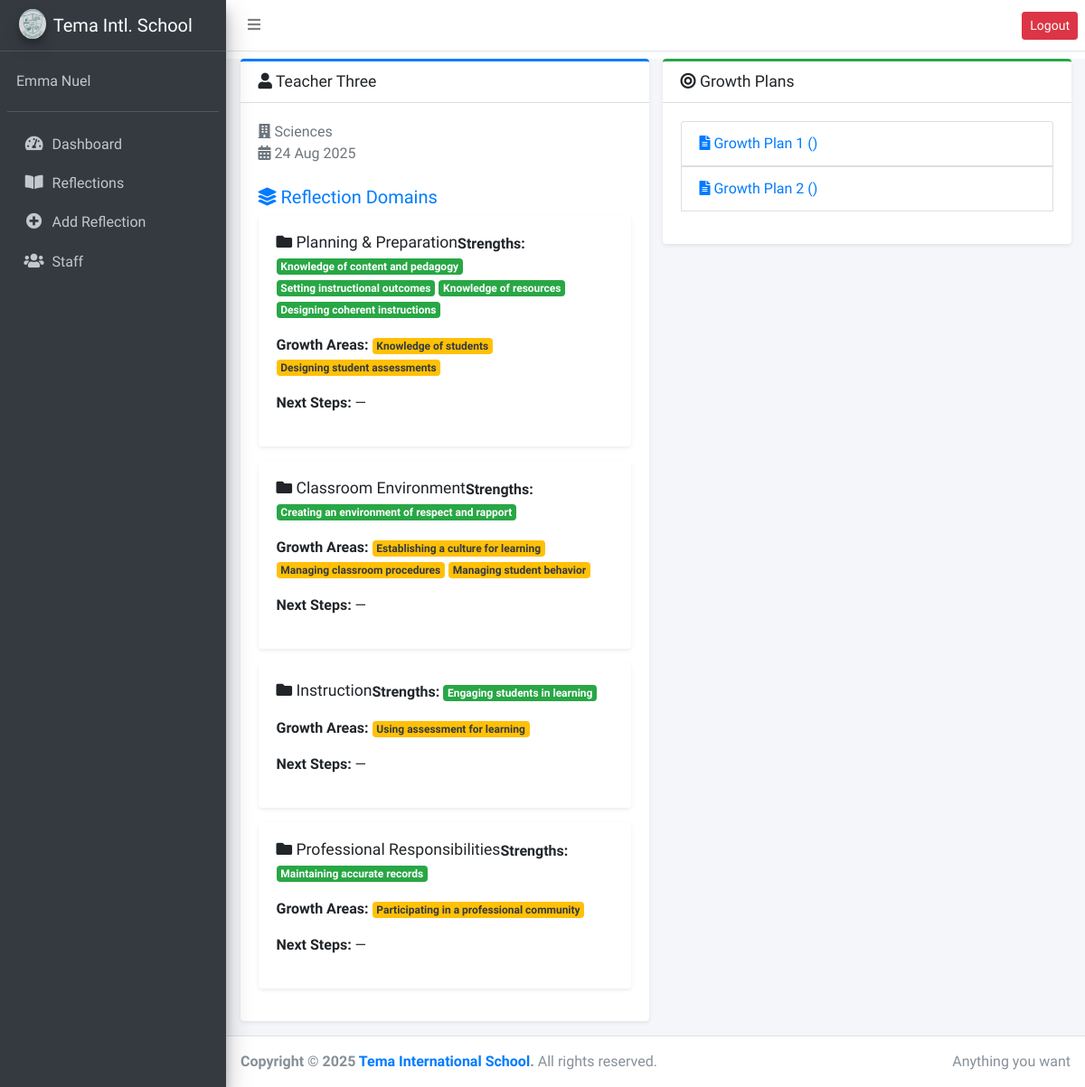
The page /reflections/11/ (signed in) on the database its author committed.
### accounts/models.py (models this page shows, shortened)
class CustomUser(AbstractBaseUser, PermissionsMixin):
    email = models.EmailField(unique=True)
    is_active = models.BooleanField(default=True)
    is_staff = models.BooleanField(default=False)
    is_admin = models.BooleanField(default=False)
    USERNAME_FIELD = "email"
    REQUIRED_FIELDS = []
    objects = CustomUserManager()

class Staff(models.Model):
    user = models.OneToOneField(
        settings.AUTH_USER_MODEL,
        on_delete=models.CASCADE,
        related_name="staff",
    )
    fname = models.CharField(max_length=50)
    mname = models.CharField(max_length=50, null=True, blank=True)
    lname = models.CharField(max_length=50)
    staff_id = models.CharField(max_length=50, unique=True)
    role = models.ForeignKey(
        "Role", related_name="staff_roles", on_delete=models.CASCADE, null=True, blank=True
    )
    department = models.ForeignKey(
        "Department", related_name="staff_members", on_delete=models.CASCADE
    )
    date_added = models.DateTimeField(auto_now_add=True)
    is_active = models.BooleanField(default=True)
    is_hod = models.BooleanField(default=False)
    is_pc = models.BooleanField(default=False, help_text="Program Coordinator")
    is_vp = models.BooleanField(default=False, help_text="Vice Principal")
    class Meta:
        ordering = ["fname", "lname"]
        indexes = [
            models.Index(fields=["user"]),
        ]
    def __str__(self):
        return f"{self.fname} {self.mname or ''} {self.lname}"

class Department(models.Model):
    name = models.CharField(unique=True, max_length=150)
    def __str__(self):
        return self.name

### perf/models.py (models this page shows, shortened)
class SelfReflection(models.Model):
    teacher = models.ForeignKey(
        Teacher, on_delete=models.CASCADE, related_name="reflections"
    )
    date_created = models.DateTimeField(auto_now_add=True)

class ReflectionDomain(models.Model):
    reflection = models.ForeignKey(
        SelfReflection, on_delete=models.CASCADE, related_name="reflection_domains"
    )
    domain = models.ForeignKey(Domain, on_delete=models.CASCADE)
    strengths = models.ManyToManyField(
        Component, related_name="strength_reflections", blank=True
    )
    growths = models.ManyToManyField(
        Component, related_name="growth_reflections", blank=True
    )
    next_steps = models.TextField(blank=True, null=True)
    class Meta:
        constraints = [
            models.UniqueConstraint(
                fields=["reflection", "domain"], name="unique_reflection_domain"
            )
        ]

class Domain(models.Model):
    name = models.CharField(max_length=200)
    role = models.ForeignKey(Role, on_delete=models.SET_NULL, null=True, blank=True)

class Component(models.Model):
    domain = models.ForeignKey(
        Domain, on_delete=models.CASCADE, related_name="components"
    )
    name = models.CharField(max_length=200)

class GrowthPlan(models.Model):
    reflection = models.ForeignKey(
        SelfReflection, on_delete=models.CASCADE, related_name="growth_plans"
    )
    academic_year = models.ForeignKey(AcademicYear, on_delete=models.CASCADE)
    goal_statement = models.TextField()
    components_addressed = models.ManyToManyField(
        Component, related_name="growth_plans"
    )
    indicators_of_success = models.TextField()
    actions = models.TextField()
    timelines = models.CharField(max_length=150)
    resources = models.TextField(blank=True, null=True)
    evaluator_name = models.CharField(max_length=200)
    date = models.DateField()

### perf/views.py (the view)
# urls.py: path("reflections/<int:pk>/", reflection_detail, name="reflection_detail"),
@login_required
def reflection_detail(request, pk):
    reflection = get_object_or_404(SelfReflection, pk=pk)
    staff = getattr(request.user, "staff", None)
    is_hod = staff and staff.is_hod
    is_pc = staff and staff.is_pc
    is_prin = staff and staff.is_vp  # your field is is_vp, but saving to prin_comment
    if request.method == "POST" and (is_hod or is_pc or is_prin):
        growth_plan_id = request.POST.get("growth_plan_id")
        growth_plan = get_object_or_404(GrowthPlan, pk=growth_plan_id)
        observation, created = Observation.objects.get_or_create(
            growth_plan=growth_plan
        )
        form = ObservationForm(request.POST, instance=observation)
        if form.is_valid():
            obs = form.save(commit=False)  # get instance but don't overwrite yet
            existing_obs = Observation.objects.get(pk=obs.pk)  # get current DB version
            if is_hod:
                obs.hod_comment = form.cleaned_data.get(
                    "hod_comment", existing_obs.hod_comment
                )
                obs.coordinator_comment = existing_obs.coordinator_comment
                obs.prin_comment = existing_obs.prin_comment
            elif is_pc:
                obs.coordinator_comment = form.cleaned_data.get(
                    "coordinator_comment", existing_obs.coordinator_comment
                )
                obs.hod_comment = existing_obs.hod_comment
                obs.prin_comment = existing_obs.prin_comment
            elif is_prin:  # principal / vice principal
                obs.prin_comment = form.cleaned_data.get(
                    "prin_comment", existing_obs.prin_comment
                )
                obs.hod_comment = existing_obs.hod_comment
                obs.coordinator_comment = existing_obs.coordinator_comment
            obs.save()
            return redirect("reflection_detail", pk=reflection.pk)
    else:
        form = ObservationForm()
    return render(
        request,
        "reflections/reflection_detail.html",
        {
            "reflection": reflection,
            "form": form,
            "is_hod": is_hod,
            "is_pc": is_pc,
            "is_prin": is_prin,
        },
    )

### perf/templates/reflections/reflection_detail.html (shortened to what this page needs)
{% extends "base.html" %}
{% load crispy_forms_tags static %}
{% block content %}
<div class="row">
  <div class="col-12 col-lg-6">
    <div class="card card-primary card-outline shadow-sm">
      <div class="card-header">
        <h3 class="card-title">
          <i class="fas fa-user"></i> {{ reflection.teacher }}
        </h3>
      </div>
      <div class="card-body">
        <p class="text-muted">
          <i class="fas fa-building"></i> {{ reflection.teacher.department }} <br>
          <i class="fas fa-calendar-alt"></i> {{ reflection.date_created|date:"d M Y" }}
        </p>
        <h5 class="mt-4 text-primary"><i class="fas fa-layer-group"></i> Reflection Domains</h5>
        {% if reflection.reflection_domains.all %}
          {% for rd in reflection.reflection_domains.all %}
            <div class="card card-light shadow-sm mb-3">
              <div class="card-body">
                <h6 class="card-title"><i class="fas fa-folder"></i> {{ rd.domain.name }}</h6>
                <p><strong>Strengths:</strong>
                  {% if rd.strengths.all %}
                    {% for s in rd.strengths.all %}
                      <span class="badge badge-success">{{ s.name }}</span>
                    {% endfor %}
                  {% else %}
                    <em class="text-muted">—</em>
                  {% endif %}
                </p>
                <p><strong>Growth Areas:</strong>
                  {% if rd.growths.all %}
                    {% for g in rd.growths.all %}
                      <span class="badge badge-warning text-dark">{{ g.name }}</span>
                    {% endfor %}
                  {% else %}
                    <em class="text-muted">—</em>
                  {% endif %}
                </p>
                <p><strong>Next Steps:</strong> {{ rd.next_steps|default:"—" }}</p>
              </div>
            </div>
          {% endfor %}
        {% else %}
          <p class="text-muted">No domains added for this reflection.</p>
        {% endif %}
      </div>
    </div>
  </div>
  <div class="col-12 col-lg-6">
    <div class="card card-success card-outline shadow-sm">
      <div class="card-header">
        <h3 class="card-title"><i class="fas fa-bullseye"></i> Growth Plans</h3>
      </div>
      <div class="card-body">
        {% if reflection.growth_plans.all %}
          <ul class="list-group mb-3">
            {% for gp in reflection.growth_plans.all %}
              <li class="list-group-item">
                <a data-toggle="collapse" href="#gp{{ gp.id }}" role="button" aria-expanded="false" aria-controls="gp{{ gp.id }}">
                  <i class="fas fa-file-alt"></i> Growth Plan {{ forloop.counter }} ({{ gp.academic_year }})
                </a>
              </li>
            {% endfor %}
          </ul>
        {% else %}
          <p class="text-muted">No growth plans found for this reflection.</p>
        {% endif %}
      </div>
    </div>
  </div>
</div>
{% endblock content %}

### perf/templates/base.html (shortened to what this page needs)
{% load static %}
<!DOCTYPE html>
<html lang="en">
<head>
  <link rel="stylesheet" href="{% static "plugins/fontawesome-free/css/all.min.css" %}">
  <link rel="stylesheet" href="{% static "dist/css/adminlte.min.css" %}">
</head>
<body class="hold-transition sidebar-mini">
<div class="wrapper">
  <nav class="main-header navbar navbar-expand navbar-white navbar-light">
    <ul class="navbar-nav">
      <li class="nav-item">
        <a class="nav-link" data-widget="pushmenu" href="#" role="button"><i class="fas fa-bars"></i></a>
      </li>
    </ul>
    <ul class="navbar-nav ml-auto">
      <li class="nav-item dropdown">
        <form method="post" action="{% url 'logout' %}">
                  <button type="submit" class="btn btn-sm btn-danger">Logout</button>
              </form>
      </li>
    </ul>
  </nav>
  <aside class="main-sidebar sidebar-dark-primary elevation-4">
    <a href="{% url "dashboard" %}" class="brand-link">
      <img src="{% static "image/logo1.jpg" %}" alt="TIS Logo" class="brand-image img-circle elevation-3" style="opacity: .8">
      <span class="brand-text font-weight-light">Tema Intl. School</span>
    </a>
    <div class="sidebar">
      <div class="user-panel mt-3 pb-3 mb-3 d-flex">
        <div class="info">
          <a href="#" class="d-block">{{request.user.staff}}</a>
        </div>
      </div>
    <nav class="mt-2">
      <ul class="nav nav-pills nav-sidebar flex-column" data-widget="treeview" role="menu" data-accordion="false">
        <li class="nav-item">
          <a href="{% url 'dashboard' %}" class="nav-link {% if request.path == '/' or request.resolver_match.url_name == 'dashboard' %}active{% endif %}">
            <i class="nav-icon fas fa-tachometer-alt"></i>
            <p>Dashboard</p>
          </a>
        </li>
        <li class="nav-item">
          <a href="{% url 'reflections_list' %}" class="nav-link {% if request.resolver_match.url_name == 'reflections_list' %}active{% endif %}">
            <i class="nav-icon fas fa-book-open"></i>
            <p>Reflections</p>
          </a>
        </li>
        <li class="nav-item">
          <a href="{% url 'add_reflection' %}" class="nav-link {% if request.resolver_match.url_name == 'add_reflection' %}active{% endif %}">
            <i class="nav-icon fas fa-plus-circle"></i>
            <p>Add Reflection</p>
          </a>
        </li>
        <li class="nav-item">
          <a href="{% url 'department_members' %}" class="nav-link {% if request.resolver_match.url_name == 'department_members' %}active{% endif %}">
            <i class="nav-icon fas fa-users"></i>
            <p>Staff</p>
          </a>
        </li>
      </ul>
    </nav>
    </div>
  </aside>
  <div class="content-wrapper">
    <div class="content mt-2">
      <div class="container-fluid">
       {% block content %}{% endblock content %}
      </div>
    </div>
  </div>
  <footer class="main-footer">
    <div class="float-right d-none d-sm-inline">
      Anything you want
    </div>
    <strong>Copyright &copy; 2025 <a href="#">Tema International School</a>.</strong> All rights reserved.
  </footer>
</div>
</body>
</html>

### rows shown on the page
CustomUser: user.staff "Emma Nuel"
SelfReflection: teacher "Teacher Three", teacher.department "Sciences", date_created "24 Aug 2025"
ReflectionDomain: domain.name "Planning & Preparation", next_steps "—"
Component: name "Knowledge of content and pedagogy"
Component: name "Setting instructional outcomes"
Component: name "Knowledge of resources"
Component: name "Designing coherent instructions"
Component: name "Knowledge of students"
Component: name "Designing student assessments"
ReflectionDomain: domain.name "Classroom Environment", next_steps "—"
Component: name "Creating an environment of respect and rapport"
Component: name "Establishing a culture for learning"
Component: name "Managing classroom procedures"
Component: name "Managing student behavior"
ReflectionDomain: domain.name "Instruction", next_steps "—"
Component: name "Engaging students in learning"
Component: name "Using assessment for learning"
ReflectionDomain: domain.name "Professional Responsibilities", next_steps "—"
Component: name "Maintaining accurate records"
Component: name "Participating in a professional community"
